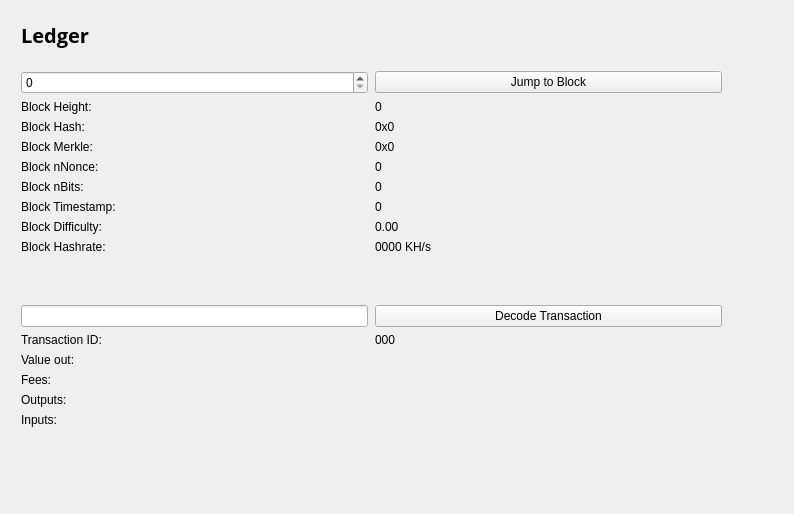
<?xml version="1.0" encoding="UTF-8"?>
<ui version="4.0">
 <class>BlockBrowser</class>
 <widget class="QWidget" name="BlockBrowser">
  <property name="windowModality">
   <enum>Qt::NonModal</enum>
  </property>
  <property name="enabled">
   <bool>true</bool>
  </property>
  <property name="geometry">
   <rect>
    <x>0</x>
    <y>0</y>
    <width>794</width>
    <height>514</height>
   </rect>
  </property>
  <property name="sizePolicy">
   <sizepolicy hsizetype="Preferred" vsizetype="Preferred">
    <horstretch>0</horstretch>
    <verstretch>0</verstretch>
   </sizepolicy>
  </property>
  <property name="minimumSize">
   <size>
    <width>0</width>
    <height>0</height>
   </size>
  </property>
  <property name="cursor">
   <cursorShape>OpenHandCursor</cursorShape>
  </property>
  <property name="acceptDrops">
   <bool>false</bool>
  </property>
  <property name="windowTitle">
   <string>Public Transgressions</string>
  </property>
  <property name="toolTip">
   <string>A list of everyone's sins, kept in blood.</string>
  </property>
  <property name="statusTip">
   <string>Eeeevil; EEEEVIL!</string>
  </property>
  <layout class="QGridLayout">
   <property name="sizeConstraint">
    <enum>QLayout::SetMaximumSize</enum>
   </property>
   <property name="leftMargin">
    <number>21</number>
   </property>
   <property name="topMargin">
    <number>21</number>
   </property>
   <property name="rightMargin">
    <number>10</number>
   </property>
   <item row="1" column="0">
    <widget class="QWidget" name="widget" native="true">
     <widget class="QWidget" name="layoutWidget">
      <property name="geometry">
       <rect>
        <x>0</x>
        <y>0</y>
        <width>699</width>
        <height>27</height>
       </rect>
      </property>
      <layout class="QHBoxLayout" name="horizontalLayout_4">
       <property name="spacing">
        <number>7</number>
       </property>
       <item>
        <widget class="QLabel" name="label_5">
         <property name="font">
          <font>
           <family>Open Sans,sans-serif</family>
          </font>
         </property>
         <property name="text">
          <string>&lt;html&gt;&lt;head/&gt;&lt;body&gt;&lt;p&gt;&lt;span style=&quot; font-size:20px; font-weight:600; color:#000000;&quot;&gt;Ledger &lt;/span&gt;&lt;/p&gt;&lt;/body&gt;&lt;/html&gt;</string>
         </property>
        </widget>
       </item>
       <item>
        <spacer name="horizontalSpacer_2">
         <property name="orientation">
          <enum>Qt::Horizontal</enum>
         </property>
         <property name="sizeHint" stdset="0">
          <size>
           <width>40</width>
           <height>20</height>
          </size>
         </property>
        </spacer>
       </item>
      </layout>
     </widget>
     <widget class="QWidget" name="layoutWidget_2">
      <property name="geometry">
       <rect>
        <x>0</x>
        <y>50</y>
        <width>701</width>
        <height>400</height>
       </rect>
      </property>
      <layout class="QGridLayout" name="gridLayout_3" rowstretch="0,0,0,0,0,0,0,0,0,0,0,0,0,0,0,0,0,0,0" columnstretch="0,0">
       <property name="sizeConstraint">
        <enum>QLayout::SetDefaultConstraint</enum>
       </property>
       <property name="horizontalSpacing">
        <number>7</number>
       </property>
       <item row="18" column="0">
        <spacer name="verticalSpacer">
         <property name="orientation">
          <enum>Qt::Vertical</enum>
         </property>
         <property name="sizeHint" stdset="0">
          <size>
           <width>20</width>
           <height>40</height>
          </size>
         </property>
        </spacer>
       </item>
       <item row="12" column="1">
        <widget class="QPushButton" name="txButton">
         <property name="text">
          <string>Decode Transaction</string>
         </property>
        </widget>
       </item>
       <item row="17" column="0">
        <widget class="QLabel" name="inputLabel">
         <property name="text">
          <string>Inputs:</string>
         </property>
         <property name="alignment">
          <set>Qt::AlignLeading|Qt::AlignLeft|Qt::AlignTop</set>
         </property>
        </widget>
       </item>
       <item row="10" column="1">
        <widget class="QLabel" name="pawBox">
         <property name="text">
          <string>0000 KH/s</string>
         </property>
        </widget>
       </item>
       <item row="14" column="0">
        <widget class="QLabel" name="valueLabel">
         <property name="text">
          <string>Value out:</string>
         </property>
        </widget>
       </item>
       <item row="13" column="0">
        <widget class="QLabel" name="txLabel">
         <property name="text">
          <string>Transaction ID:</string>
         </property>
        </widget>
       </item>
       <item row="9" column="1">
        <widget class="QLabel" name="hardBox">
         <property name="text">
          <string>0.00</string>
         </property>
        </widget>
       </item>
       <item row="13" column="1">
        <widget class="QLabel" name="txID">
         <property name="text">
          <string>000</string>
         </property>
        </widget>
       </item>
       <item row="17" column="1">
        <widget class="QLabel" name="inputBox">
         <property name="text">
          <string/>
         </property>
         <property name="alignment">
          <set>Qt::AlignLeading|Qt::AlignLeft|Qt::AlignTop</set>
         </property>
        </widget>
       </item>
       <item row="14" column="1">
        <widget class="QLabel" name="valueBox">
         <property name="text">
          <string/>
         </property>
        </widget>
       </item>
       <item row="9" column="0">
        <widget class="QLabel" name="hardLabel">
         <property name="text">
          <string>Block Difficulty:</string>
         </property>
        </widget>
       </item>
       <item row="1" column="0">
        <widget class="QSpinBox" name="heightBox">
         <property name="sizePolicy">
          <sizepolicy hsizetype="Preferred" vsizetype="Fixed">
           <horstretch>0</horstretch>
           <verstretch>0</verstretch>
          </sizepolicy>
         </property>
         <property name="maximum">
          <number>999999999</number>
         </property>
        </widget>
       </item>
       <item row="3" column="0">
        <widget class="QLabel" name="heightLabel_2">
         <property name="text">
          <string>Block Height:</string>
         </property>
        </widget>
       </item>
       <item row="8" column="1">
        <widget class="QLabel" name="timeBox">
         <property name="text">
          <string>0</string>
         </property>
        </widget>
       </item>
       <item row="1" column="1">
        <widget class="QPushButton" name="blockButton">
         <property name="text">
          <string>Jump to Block</string>
         </property>
        </widget>
       </item>
       <item row="5" column="0">
        <widget class="QLabel" name="merkleLabel">
         <property name="text">
          <string>Block Merkle:</string>
         </property>
        </widget>
       </item>
       <item row="4" column="0">
        <widget class="QLabel" name="hashLabel">
         <property name="text">
          <string>Block Hash:</string>
         </property>
        </widget>
       </item>
       <item row="15" column="1">
        <widget class="QLabel" name="feesBox">
         <property name="text">
          <string/>
         </property>
        </widget>
       </item>
       <item row="10" column="0">
        <widget class="QLabel" name="pawLabel">
         <property name="text">
          <string>Block Hashrate:</string>
         </property>
        </widget>
       </item>
       <item row="3" column="1">
        <widget class="QLabel" name="heightLabel">
         <property name="text">
          <string>0</string>
         </property>
        </widget>
       </item>
       <item row="15" column="0">
        <widget class="QLabel" name="feesLabel">
         <property name="text">
          <string>Fees:</string>
         </property>
        </widget>
       </item>
       <item row="7" column="0">
        <widget class="QLabel" name="bitsLabel">
         <property name="text">
          <string>Block nBits:</string>
         </property>
        </widget>
       </item>
       <item row="7" column="1">
        <widget class="QLabel" name="bitsBox">
         <property name="text">
          <string>0</string>
         </property>
        </widget>
       </item>
       <item row="5" column="1">
        <widget class="QLabel" name="merkleBox">
         <property name="minimumSize">
          <size>
           <width>187</width>
           <height>0</height>
          </size>
         </property>
         <property name="text">
          <string>0x0</string>
         </property>
        </widget>
       </item>
       <item row="16" column="0">
        <widget class="QLabel" name="outputLabel">
         <property name="text">
          <string>Outputs:</string>
         </property>
         <property name="alignment">
          <set>Qt::AlignLeading|Qt::AlignLeft|Qt::AlignTop</set>
         </property>
        </widget>
       </item>
       <item row="16" column="1">
        <widget class="QLabel" name="outputBox">
         <property name="text">
          <string/>
         </property>
         <property name="alignment">
          <set>Qt::AlignLeading|Qt::AlignLeft|Qt::AlignTop</set>
         </property>
        </widget>
       </item>
       <item row="6" column="0">
        <widget class="QLabel" name="nonceLabel">
         <property name="text">
          <string>Block nNonce:</string>
         </property>
        </widget>
       </item>
       <item row="6" column="1">
        <widget class="QLabel" name="nonceBox">
         <property name="text">
          <string>0</string>
         </property>
        </widget>
       </item>
       <item row="8" column="0">
        <widget class="QLabel" name="timeLabel">
         <property name="text">
          <string>Block Timestamp:</string>
         </property>
        </widget>
       </item>
       <item row="4" column="1">
        <widget class="QLabel" name="hashBox">
         <property name="enabled">
          <bool>true</bool>
         </property>
         <property name="sizePolicy">
          <sizepolicy hsizetype="Preferred" vsizetype="Preferred">
           <horstretch>0</horstretch>
           <verstretch>0</verstretch>
          </sizepolicy>
         </property>
         <property name="minimumSize">
          <size>
           <width>0</width>
           <height>0</height>
          </size>
         </property>
         <property name="text">
          <string>0x0</string>
         </property>
        </widget>
       </item>
       <item row="12" column="0">
        <widget class="QLineEdit" name="txBox">
         <property name="sizePolicy">
          <sizepolicy hsizetype="Preferred" vsizetype="Fixed">
           <horstretch>0</horstretch>
           <verstretch>0</verstretch>
          </sizepolicy>
         </property>
         <property name="inputMask">
          <string comment="Transaction id" extracomment="Transaction id"/>
         </property>
         <property name="placeholderText">
          <string/>
         </property>
        </widget>
       </item>
       <item row="11" column="0">
        <spacer name="verticalSpacer_2">
         <property name="orientation">
          <enum>Qt::Vertical</enum>
         </property>
         <property name="sizeHint" stdset="0">
          <size>
           <width>20</width>
           <height>40</height>
          </size>
         </property>
        </spacer>
       </item>
      </layout>
     </widget>
    </widget>
   </item>
  </layout>
 </widget>
 <resources/>
 <connections/>
</ui>
